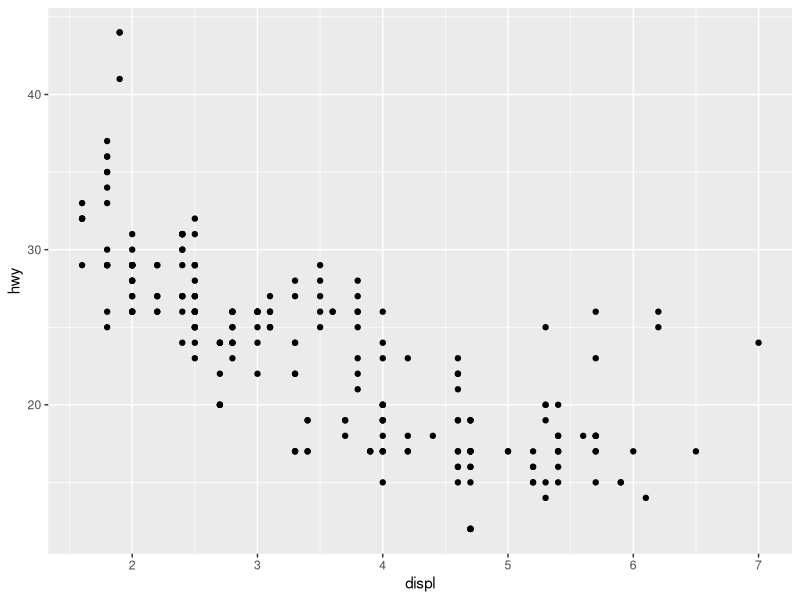
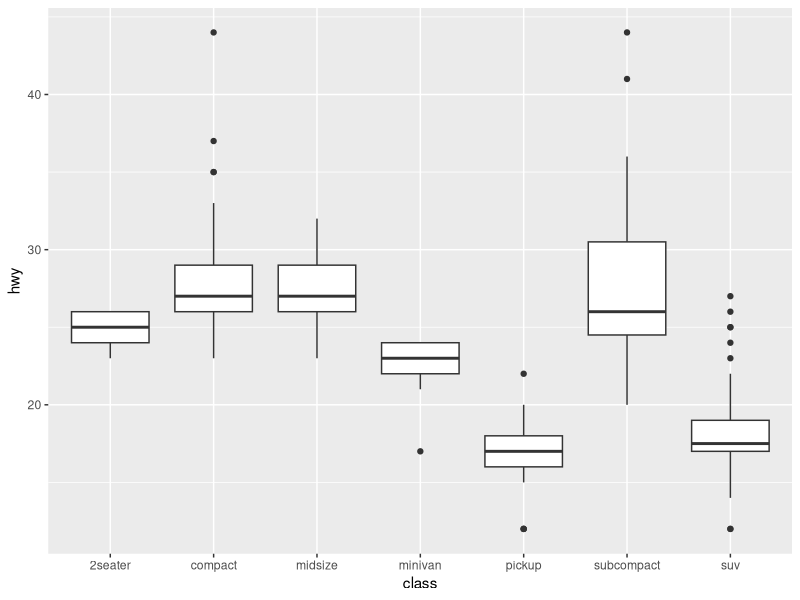
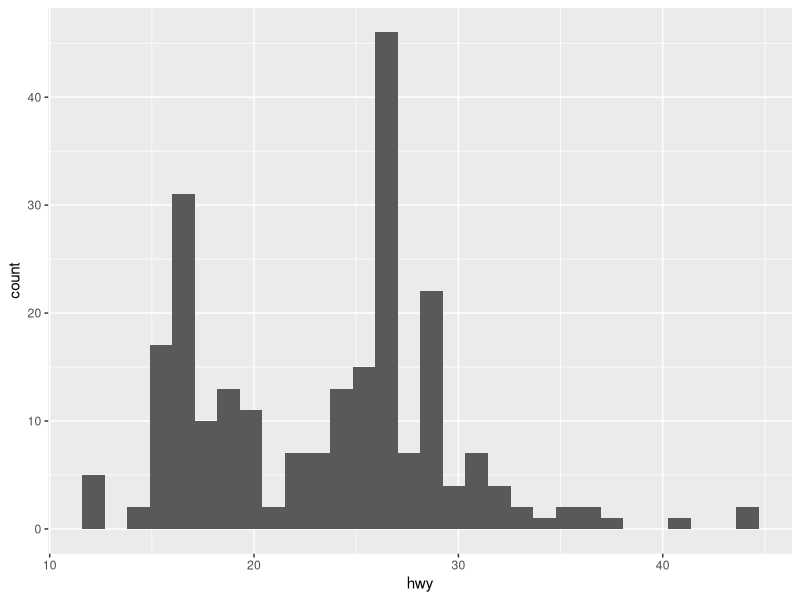
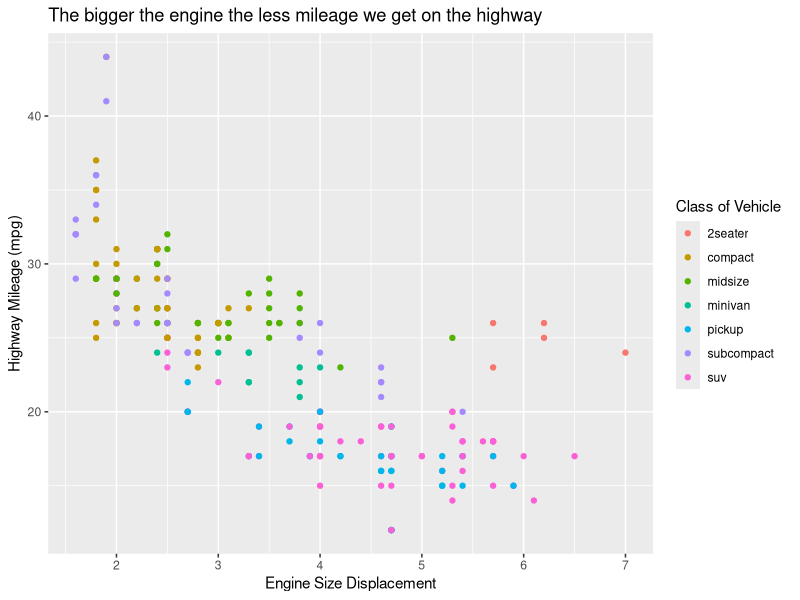
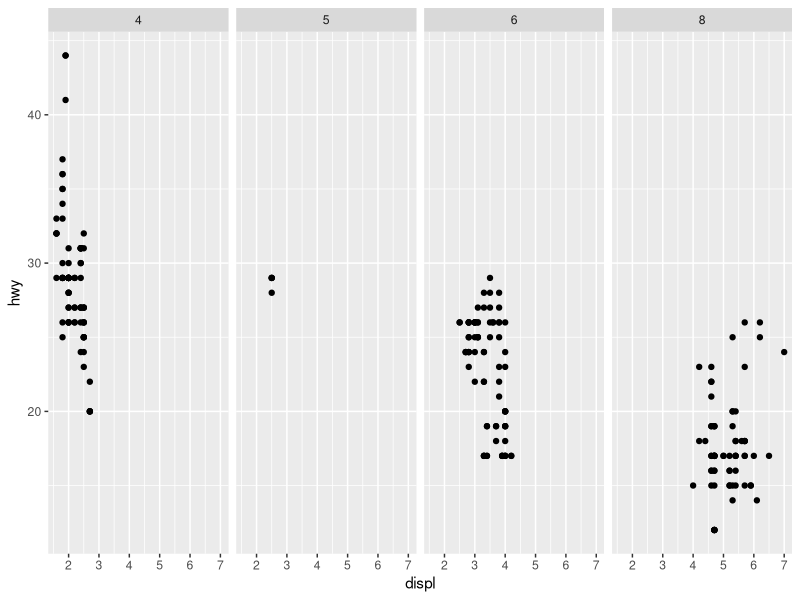
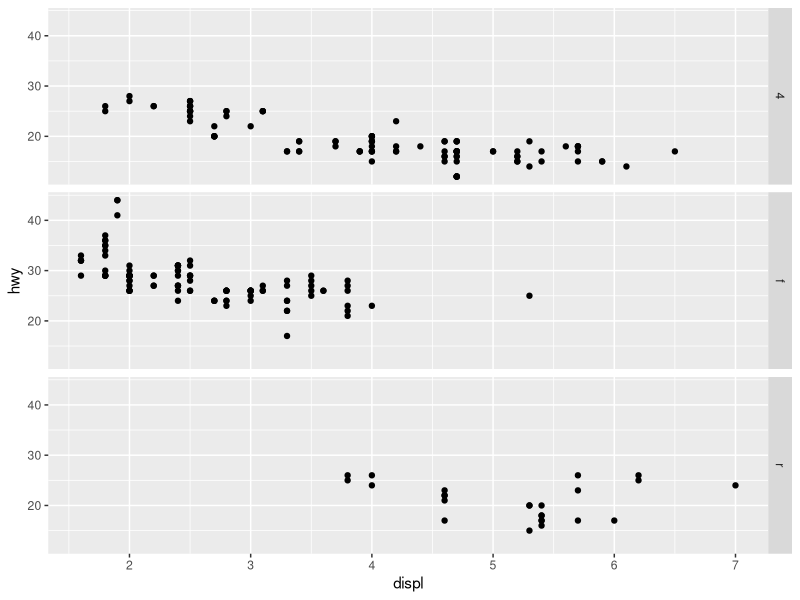
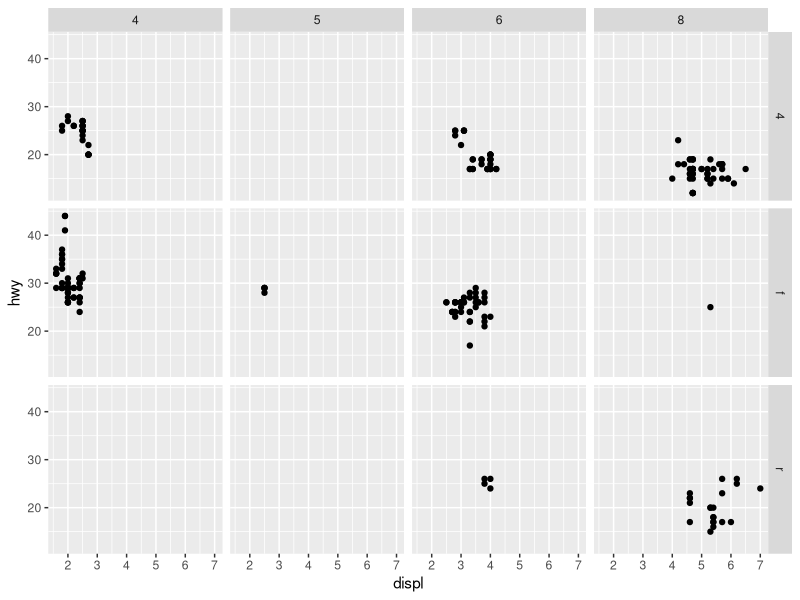
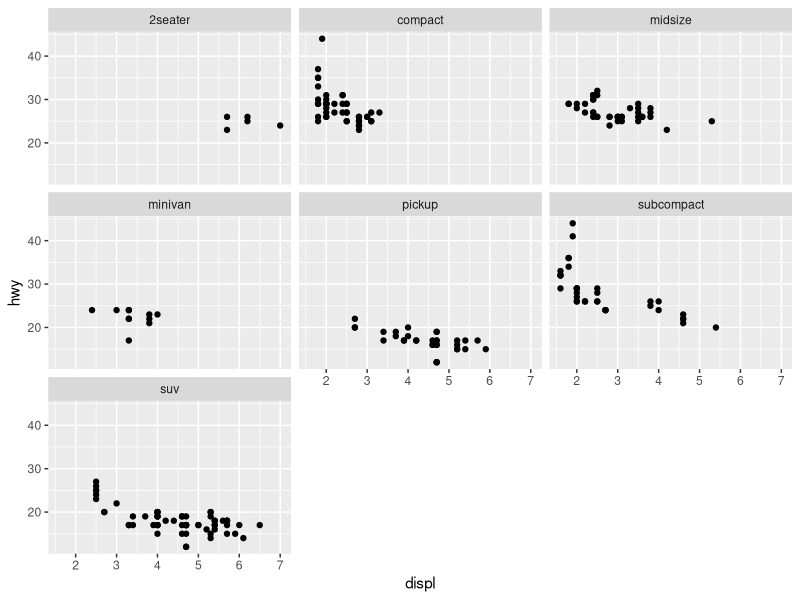

R code for these plots, in order:
## ---- chunk 1
#| label: setup
#| include: false
library(tidyverse)
## ---- chunk 2
mpg
## ---- chunk 3
ggplot(mpg) +
  geom_point(aes(x = displ, 
                 y = hwy))
## ---- chunk 4
ggplot(data = mpg) +
  geom_boxplot(mapping = aes(x = class, y = hwy))
## ---- chunk 5
ggplot(mpg) + 
  geom_histogram(aes(x = hwy))
## ---- chunk 6

## ---- chunk 7
ggplot(data = mpg) +
  geom_point(mapping = aes(x = displ, 
                           y = hwy,
                           color = class)) + 
  labs(x = "Engine Size Displacement", 
       y = "Highway Mileage (mpg)",
       color = "Class of Vehicle ",
       title = "The bigger the engine the less mileage we get on the highway") +
  theme_gray()
## ---- chunk 8
# Makes a plot that the commands below will modify
q <- ggplot(mpg) + geom_point(aes(x = displ, y = hwy))

q + facet_grid(. ~ cyl)
q + facet_grid(drv ~ .)
q + facet_grid(drv ~ cyl)
q + facet_wrap(~ class)
## ---- chunk 9
#|label: plot-with-displ-hwy-class
ggplot(mpg) +
  geom_bar(aes(x = class, 
               fill = drv), 
           position = position_dodge()) + 
  labs(x = "Class of Vehicle",
       y = "Number of Vehicle in Sample",
       fill = "Type of Drive") + 
  theme_linedraw()
## ---- chunk 10
ggplot(mpg, aes(x = displ, y = hwy)) + 
  geom_point(aes(color = class)) +
  geom_smooth(color = "black", 
              se = FALSE,
              method = lm) + 
  scale_color_viridis_d()

#ggsave("example.jpg", width = 6, height = 4)
